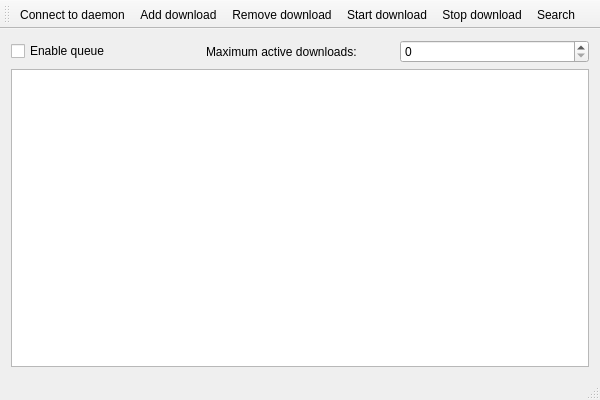
<?xml version="1.0" encoding="UTF-8"?>
<ui version="4.0">
 <class>CMainWindow</class>
 <widget class="QMainWindow" name="CMainWindow">
  <property name="geometry">
   <rect>
    <x>0</x>
    <y>0</y>
    <width>600</width>
    <height>400</height>
   </rect>
  </property>
  <property name="windowTitle">
   <string>Uloz.to</string>
  </property>
  <widget class="QWidget" name="centralWidget">
   <layout class="QGridLayout" name="gridLayout">
    <item row="0" column="0">
     <widget class="QCheckBox" name="enableQueueCheckBox">
      <property name="text">
       <string>Enable queue</string>
      </property>
     </widget>
    </item>
    <item row="0" column="1">
     <widget class="QLabel" name="label">
      <property name="text">
       <string>Maximum active downloads:</string>
      </property>
     </widget>
    </item>
    <item row="0" column="2">
     <widget class="QSpinBox" name="maxActiveDownloadsSpinBox"/>
    </item>
    <item row="1" column="0" colspan="3">
     <widget class="QTreeView" name="downloadView">
      <property name="selectionMode">
       <enum>QAbstractItemView::ExtendedSelection</enum>
      </property>
      <property name="rootIsDecorated">
       <bool>false</bool>
      </property>
      <property name="itemsExpandable">
       <bool>false</bool>
      </property>
      <property name="expandsOnDoubleClick">
       <bool>false</bool>
      </property>
     </widget>
    </item>
   </layout>
  </widget>
  <widget class="QMenuBar" name="menuBar">
   <property name="geometry">
    <rect>
     <x>0</x>
     <y>0</y>
     <width>600</width>
     <height>21</height>
    </rect>
   </property>
  </widget>
  <widget class="QToolBar" name="mainToolBar">
   <attribute name="toolBarArea">
    <enum>TopToolBarArea</enum>
   </attribute>
   <attribute name="toolBarBreak">
    <bool>false</bool>
   </attribute>
   <addaction name="actionConnect_to_daemon"/>
   <addaction name="actionAdd_download"/>
   <addaction name="actionRemove_download"/>
   <addaction name="actionStart_download"/>
   <addaction name="actionStop_download"/>
   <addaction name="actionSearch"/>
  </widget>
  <widget class="QStatusBar" name="statusBar"/>
  <action name="actionConnect_to_daemon">
   <property name="icon">
    <iconset resource="../uloz-to-client.qrc">
     <normaloff>:/pixmaps/daemon-connect.png</normaloff>:/pixmaps/daemon-connect.png</iconset>
   </property>
   <property name="text">
    <string>Connect to daemon</string>
   </property>
  </action>
  <action name="actionAdd_download">
   <property name="icon">
    <iconset resource="../uloz-to-client.qrc">
     <normaloff>:/pixmaps/add-download.png</normaloff>:/pixmaps/add-download.png</iconset>
   </property>
   <property name="text">
    <string>Add download</string>
   </property>
  </action>
  <action name="actionRemove_download">
   <property name="icon">
    <iconset resource="../uloz-to-client.qrc">
     <normaloff>:/pixmaps/remove-download.png</normaloff>:/pixmaps/remove-download.png</iconset>
   </property>
   <property name="text">
    <string>Remove download</string>
   </property>
  </action>
  <action name="actionStart_download">
   <property name="icon">
    <iconset resource="../uloz-to-client.qrc">
     <normaloff>:/pixmaps/start-download.png</normaloff>:/pixmaps/start-download.png</iconset>
   </property>
   <property name="text">
    <string>Start download</string>
   </property>
  </action>
  <action name="actionStop_download">
   <property name="icon">
    <iconset resource="../uloz-to-client.qrc">
     <normaloff>:/pixmaps/download-aborted.png</normaloff>:/pixmaps/download-aborted.png</iconset>
   </property>
   <property name="text">
    <string>Stop download</string>
   </property>
  </action>
  <action name="actionSearch">
   <property name="text">
    <string>Search</string>
   </property>
  </action>
 </widget>
 <layoutdefault spacing="6" margin="11"/>
 <resources>
  <include location="../uloz-to-client.qrc"/>
 </resources>
 <connections/>
</ui>
